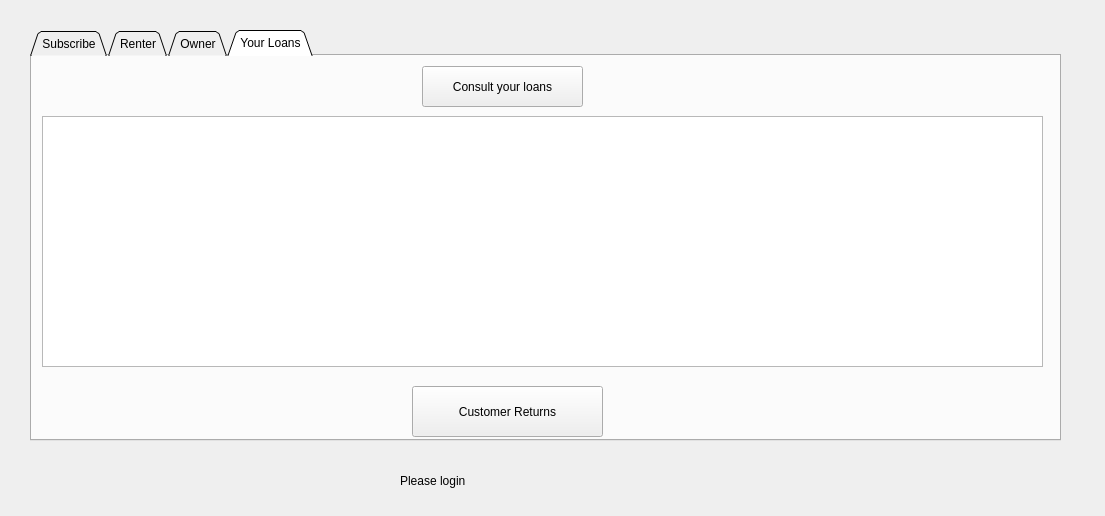
<?xml version="1.0" encoding="UTF-8"?>
<ui version="4.0">
 <class>Dialog</class>
 <widget class="QDialog" name="Dialog">
  <property name="geometry">
   <rect>
    <x>0</x>
    <y>0</y>
    <width>1105</width>
    <height>516</height>
   </rect>
  </property>
  <property name="mouseTracking">
   <bool>true</bool>
  </property>
  <property name="tabletTracking">
   <bool>true</bool>
  </property>
  <property name="windowTitle">
   <string>Dialog</string>
  </property>
  <property name="sizeGripEnabled">
   <bool>false</bool>
  </property>
  <property name="modal">
   <bool>false</bool>
  </property>
  <widget class="QTabWidget" name="tabWidget">
   <property name="enabled">
    <bool>true</bool>
   </property>
   <property name="geometry">
    <rect>
     <x>30</x>
     <y>30</y>
     <width>1031</width>
     <height>411</height>
    </rect>
   </property>
   <property name="sizeIncrement">
    <size>
     <width>6</width>
     <height>6</height>
    </size>
   </property>
   <property name="mouseTracking">
    <bool>true</bool>
   </property>
   <property name="tabletTracking">
    <bool>true</bool>
   </property>
   <property name="contextMenuPolicy">
    <enum>Qt::ActionsContextMenu</enum>
   </property>
   <property name="toolTipDuration">
    <number>-2</number>
   </property>
   <property name="tabPosition">
    <enum>QTabWidget::North</enum>
   </property>
   <property name="tabShape">
    <enum>QTabWidget::Triangular</enum>
   </property>
   <property name="currentIndex">
    <number>3</number>
   </property>
   <property name="iconSize">
    <size>
     <width>22</width>
     <height>22</height>
    </size>
   </property>
   <property name="tabBarAutoHide">
    <bool>false</bool>
   </property>
   <widget class="QWidget" name="Subscribe">
    <attribute name="title">
     <string>Subscribe</string>
    </attribute>
    <widget class="QWidget" name="verticalLayoutWidget_2">
     <property name="geometry">
      <rect>
       <x>30</x>
       <y>30</y>
       <width>261</width>
       <height>181</height>
      </rect>
     </property>
     <layout class="QVBoxLayout" name="verticalLayout_2">
      <item>
       <widget class="QLineEdit" name="LastNameSub">
        <property name="text">
         <string>Last Name</string>
        </property>
       </widget>
      </item>
      <item>
       <widget class="QLineEdit" name="FirstNameSub">
        <property name="text">
         <string>First Name</string>
        </property>
        <property name="clearButtonEnabled">
         <bool>false</bool>
        </property>
       </widget>
      </item>
      <item>
       <widget class="QLineEdit" name="CountrySub">
        <property name="text">
         <string>Country</string>
        </property>
       </widget>
      </item>
      <item>
       <widget class="QLineEdit" name="YearSub">
        <property name="text">
         <string>Year</string>
        </property>
       </widget>
      </item>
     </layout>
    </widget>
    <widget class="QTextBrowser" name="textBrowser_9">
     <property name="geometry">
      <rect>
       <x>650</x>
       <y>20</y>
       <width>271</width>
       <height>251</height>
      </rect>
     </property>
     <property name="html">
      <string>&lt;!DOCTYPE HTML PUBLIC &quot;-//W3C//DTD HTML 4.0//EN&quot; &quot;http://www.w3.org/TR/REC-html40/strict.dtd&quot;&gt;
&lt;html&gt;&lt;head&gt;&lt;meta name=&quot;qrichtext&quot; content=&quot;1&quot; /&gt;&lt;style type=&quot;text/css&quot;&gt;
p, li { white-space: pre-wrap; }
&lt;/style&gt;&lt;/head&gt;&lt;body style=&quot; font-family:'MS Shell Dlg 2'; font-size:8.25pt; font-weight:400; font-style:normal;&quot;&gt;
&lt;p align=&quot;center&quot; style=&quot; margin-top:0px; margin-bottom:0px; margin-left:0px; margin-right:0px; -qt-block-indent:0; text-indent:0px;&quot;&gt;&lt;a href=&quot;https://encrypted-tbn0.gstatic.com/images?q=tbn%3AANd9GcSTOK2Uek9Hi-sOf-63Hxi18b8coDCCJKoytf8JSBWzaayHfN-c&quot;&gt;&lt;span style=&quot; font-size:8pt; text-decoration: underline; color:#0000ff;&quot;&gt;WineFrench&lt;/span&gt;&lt;/a&gt;&lt;/p&gt;
&lt;p align=&quot;center&quot; style=&quot; margin-top:0px; margin-bottom:0px; margin-left:0px; margin-right:0px; -qt-block-indent:0; text-indent:0px;&quot;&gt;&lt;img src=&quot;:/test 1/images.png&quot; /&gt;&lt;/p&gt;&lt;/body&gt;&lt;/html&gt;</string>
     </property>
    </widget>
    <widget class="QWidget" name="verticalLayoutWidget_11">
     <property name="geometry">
      <rect>
       <x>310</x>
       <y>70</y>
       <width>121</width>
       <height>81</height>
      </rect>
     </property>
     <layout class="QVBoxLayout" name="verticalLayout_10">
      <item>
       <widget class="QPushButton" name="pbSaveSub">
        <property name="text">
         <string>Save</string>
        </property>
       </widget>
      </item>
     </layout>
    </widget>
    <widget class="QWidget" name="horizontalLayoutWidget_4">
     <property name="geometry">
      <rect>
       <x>30</x>
       <y>280</y>
       <width>261</width>
       <height>80</height>
      </rect>
     </property>
     <layout class="QHBoxLayout" name="horizontalLayout_6">
      <item>
       <widget class="QLineEdit" name="LastNameSubConnection">
        <property name="text">
         <string>Last Name</string>
        </property>
       </widget>
      </item>
     </layout>
    </widget>
    <widget class="QWidget" name="horizontalLayoutWidget">
     <property name="geometry">
      <rect>
       <x>310</x>
       <y>280</y>
       <width>251</width>
       <height>78</height>
      </rect>
     </property>
     <layout class="QHBoxLayout" name="horizontalLayout_5">
      <item>
       <widget class="QPushButton" name="bottonConnectionSub">
        <property name="text">
         <string>Connection</string>
        </property>
       </widget>
      </item>
      <item>
       <layout class="QGridLayout" name="gridLayout">
        <item row="0" column="1">
         <widget class="QPushButton" name="pbDisconnect">
          <property name="text">
           <string>disconnection</string>
          </property>
         </widget>
        </item>
       </layout>
      </item>
     </layout>
    </widget>
    <widget class="QLabel" name="persAlready">
     <property name="geometry">
      <rect>
       <x>630</x>
       <y>290</y>
       <width>291</width>
       <height>61</height>
      </rect>
     </property>
     <property name="text">
      <string>Please Login</string>
     </property>
    </widget>
   </widget>
   <widget class="QWidget" name="Renter">
    <attribute name="title">
     <string>Renter</string>
    </attribute>
    <widget class="QTabWidget" name="tabWidget_2">
     <property name="geometry">
      <rect>
       <x>10</x>
       <y>10</y>
       <width>1001</width>
       <height>371</height>
      </rect>
     </property>
     <property name="mouseTracking">
      <bool>true</bool>
     </property>
     <property name="tabletTracking">
      <bool>true</bool>
     </property>
     <property name="tabShape">
      <enum>QTabWidget::Rounded</enum>
     </property>
     <property name="currentIndex">
      <number>1</number>
     </property>
     <widget class="QWidget" name="tab_4">
      <attribute name="title">
       <string>Wine</string>
      </attribute>
      <widget class="QWidget" name="verticalLayoutWidget_4">
       <property name="geometry">
        <rect>
         <x>10</x>
         <y>10</y>
         <width>151</width>
         <height>286</height>
        </rect>
       </property>
       <layout class="QVBoxLayout" name="verticalLayout_4">
        <property name="spacing">
         <number>2</number>
        </property>
        <item>
         <widget class="QLineEdit" name="wCodeDis">
          <property name="text">
           <string>Bottle Name</string>
          </property>
         </widget>
        </item>
        <item>
         <widget class="QLineEdit" name="wCountryDis">
          <property name="text">
           <string>Country</string>
          </property>
         </widget>
        </item>
        <item>
         <widget class="QLineEdit" name="wRegionDis">
          <property name="text">
           <string>Region</string>
          </property>
         </widget>
        </item>
        <item>
         <widget class="QComboBox" name="wColorDis">
          <item>
           <property name="text">
            <string>Red</string>
           </property>
          </item>
          <item>
           <property name="text">
            <string>Pink</string>
           </property>
          </item>
          <item>
           <property name="text">
            <string>White</string>
           </property>
          </item>
         </widget>
        </item>
        <item>
         <widget class="QLineEdit" name="wDomainDis">
          <property name="text">
           <string>Domain</string>
          </property>
         </widget>
        </item>
        <item>
         <widget class="QLineEdit" name="wYearDis">
          <property name="text">
           <string>Year</string>
          </property>
         </widget>
        </item>
        <item>
         <widget class="QComboBox" name="wTaninDis">
          <item>
           <property name="text">
            <string>Tanin Strength  1</string>
           </property>
          </item>
          <item>
           <property name="text">
            <string>Tanin Strength  2</string>
           </property>
          </item>
          <item>
           <property name="text">
            <string>Tanin Strength  3</string>
           </property>
          </item>
          <item>
           <property name="text">
            <string>Tanin Strength  4</string>
           </property>
          </item>
          <item>
           <property name="text">
            <string>Tanin Strength  5</string>
           </property>
          </item>
         </widget>
        </item>
        <item>
         <widget class="QLineEdit" name="wQuantityDis">
          <property name="text">
           <string>Quantity </string>
          </property>
         </widget>
        </item>
       </layout>
      </widget>
      <widget class="QListWidget" name="WineList">
       <property name="geometry">
        <rect>
         <x>190</x>
         <y>50</y>
         <width>791</width>
         <height>192</height>
        </rect>
       </property>
      </widget>
      <widget class="QTextBrowser" name="textBrowser_6">
       <property name="geometry">
        <rect>
         <x>190</x>
         <y>10</y>
         <width>331</width>
         <height>31</height>
        </rect>
       </property>
       <property name="html">
        <string>&lt;!DOCTYPE HTML PUBLIC &quot;-//W3C//DTD HTML 4.0//EN&quot; &quot;http://www.w3.org/TR/REC-html40/strict.dtd&quot;&gt;
&lt;html&gt;&lt;head&gt;&lt;meta name=&quot;qrichtext&quot; content=&quot;1&quot; /&gt;&lt;style type=&quot;text/css&quot;&gt;
p, li { white-space: pre-wrap; }
&lt;/style&gt;&lt;/head&gt;&lt;body style=&quot; font-family:'MS Shell Dlg 2'; font-size:8.25pt; font-weight:400; font-style:normal;&quot;&gt;
&lt;p align=&quot;center&quot; style=&quot; margin-top:0px; margin-bottom:0px; margin-left:0px; margin-right:0px; -qt-block-indent:0; text-indent:0px;&quot;&gt;&lt;span style=&quot; font-size:11pt; font-weight:600;&quot;&gt;Suggested bottle in stock&lt;/span&gt;&lt;/p&gt;&lt;/body&gt;&lt;/html&gt;</string>
       </property>
      </widget>
      <widget class="QWidget" name="horizontalLayoutWidget_2">
       <property name="geometry">
        <rect>
         <x>190</x>
         <y>260</y>
         <width>751</width>
         <height>53</height>
        </rect>
       </property>
       <layout class="QHBoxLayout" name="horizontalLayout_3">
        <item>
         <widget class="QPushButton" name="pbWineSearch">
          <property name="text">
           <string>Search</string>
          </property>
         </widget>
        </item>
        <item>
         <widget class="QPushButton" name="pushButtonpicking_2">
          <property name="text">
           <string>Rent</string>
          </property>
         </widget>
        </item>
        <item>
         <layout class="QVBoxLayout" name="verticalLayout_9">
          <item>
           <widget class="QPushButton" name="pbWineSort">
            <property name="text">
             <string>Sort</string>
            </property>
           </widget>
          </item>
          <item>
           <widget class="QComboBox" name="comboBoxWine">
            <item>
             <property name="text">
              <string>Bottle Name</string>
             </property>
            </item>
            <item>
             <property name="text">
              <string>Country</string>
             </property>
            </item>
            <item>
             <property name="text">
              <string>Region</string>
             </property>
            </item>
            <item>
             <property name="text">
              <string>Color</string>
             </property>
            </item>
            <item>
             <property name="text">
              <string>Aroma</string>
             </property>
            </item>
            <item>
             <property name="text">
              <string>Savor</string>
             </property>
            </item>
            <item>
             <property name="text">
              <string>Quantity</string>
             </property>
            </item>
            <item>
             <property name="text">
              <string>None</string>
             </property>
            </item>
           </widget>
          </item>
         </layout>
        </item>
       </layout>
      </widget>
     </widget>
     <widget class="QWidget" name="tab_5">
      <attribute name="title">
       <string>Beer</string>
      </attribute>
      <widget class="QWidget" name="verticalLayoutWidget_5">
       <property name="geometry">
        <rect>
         <x>10</x>
         <y>10</y>
         <width>151</width>
         <height>286</height>
        </rect>
       </property>
       <layout class="QVBoxLayout" name="verticalLayout_5">
        <property name="spacing">
         <number>2</number>
        </property>
        <item>
         <widget class="QLineEdit" name="bCodeDis">
          <property name="text">
           <string>Bottle Name</string>
          </property>
         </widget>
        </item>
        <item>
         <widget class="QLineEdit" name="bCountryDis">
          <property name="text">
           <string>Country</string>
          </property>
         </widget>
        </item>
        <item>
         <widget class="QLineEdit" name="bRegionDis">
          <property name="text">
           <string>Region</string>
          </property>
         </widget>
        </item>
        <item>
         <widget class="QComboBox" name="bColorDis">
          <item>
           <property name="text">
            <string>White</string>
           </property>
          </item>
          <item>
           <property name="text">
            <string>Blonde</string>
           </property>
          </item>
          <item>
           <property name="text">
            <string>Amber</string>
           </property>
          </item>
         </widget>
        </item>
        <item>
         <widget class="QLineEdit" name="bAromaDis">
          <property name="text">
           <string>Aroma</string>
          </property>
         </widget>
        </item>
        <item>
         <widget class="QLineEdit" name="bSavorDis">
          <property name="text">
           <string>Savor</string>
          </property>
         </widget>
        </item>
        <item>
         <widget class="QLineEdit" name="bQuantityDis">
          <property name="text">
           <string>Quantity </string>
          </property>
         </widget>
        </item>
       </layout>
      </widget>
      <widget class="QTextBrowser" name="textBrowser_7">
       <property name="geometry">
        <rect>
         <x>190</x>
         <y>10</y>
         <width>331</width>
         <height>31</height>
        </rect>
       </property>
       <property name="html">
        <string>&lt;!DOCTYPE HTML PUBLIC &quot;-//W3C//DTD HTML 4.0//EN&quot; &quot;http://www.w3.org/TR/REC-html40/strict.dtd&quot;&gt;
&lt;html&gt;&lt;head&gt;&lt;meta name=&quot;qrichtext&quot; content=&quot;1&quot; /&gt;&lt;style type=&quot;text/css&quot;&gt;
p, li { white-space: pre-wrap; }
&lt;/style&gt;&lt;/head&gt;&lt;body style=&quot; font-family:'MS Shell Dlg 2'; font-size:8.25pt; font-weight:400; font-style:normal;&quot;&gt;
&lt;p align=&quot;center&quot; style=&quot; margin-top:0px; margin-bottom:0px; margin-left:0px; margin-right:0px; -qt-block-indent:0; text-indent:0px;&quot;&gt;&lt;span style=&quot; font-size:11pt; font-weight:600;&quot;&gt;Suggested bottle in stock&lt;/span&gt;&lt;/p&gt;&lt;/body&gt;&lt;/html&gt;</string>
       </property>
      </widget>
      <widget class="QListWidget" name="BeerList">
       <property name="geometry">
        <rect>
         <x>190</x>
         <y>50</y>
         <width>791</width>
         <height>192</height>
        </rect>
       </property>
      </widget>
      <widget class="QWidget" name="horizontalLayoutWidget_3">
       <property name="geometry">
        <rect>
         <x>190</x>
         <y>260</y>
         <width>751</width>
         <height>53</height>
        </rect>
       </property>
       <layout class="QHBoxLayout" name="horizontalLayout_4">
        <item>
         <widget class="QPushButton" name="pbBeerSearch">
          <property name="text">
           <string>Search</string>
          </property>
         </widget>
        </item>
        <item>
         <widget class="QPushButton" name="pushButtonpicking">
          <property name="text">
           <string>Rent</string>
          </property>
         </widget>
        </item>
        <item>
         <layout class="QVBoxLayout" name="verticalLayout_8">
          <item>
           <widget class="QPushButton" name="pbBeerSort">
            <property name="text">
             <string>Sort</string>
            </property>
           </widget>
          </item>
          <item>
           <widget class="QComboBox" name="comboBoxBeer">
            <item>
             <property name="text">
              <string>Bottle Name</string>
             </property>
            </item>
            <item>
             <property name="text">
              <string>Country</string>
             </property>
            </item>
            <item>
             <property name="text">
              <string>Region</string>
             </property>
            </item>
            <item>
             <property name="text">
              <string>Color</string>
             </property>
            </item>
            <item>
             <property name="text">
              <string>Aroma</string>
             </property>
            </item>
            <item>
             <property name="text">
              <string>Savor</string>
             </property>
            </item>
            <item>
             <property name="text">
              <string>Quantity</string>
             </property>
            </item>
            <item>
             <property name="text">
              <string>None</string>
             </property>
            </item>
           </widget>
          </item>
         </layout>
        </item>
       </layout>
      </widget>
     </widget>
    </widget>
   </widget>
   <widget class="QWidget" name="Owner">
    <attribute name="title">
     <string>Owner</string>
    </attribute>
    <widget class="QWidget" name="verticalLayoutWidget_3">
     <property name="geometry">
      <rect>
       <x>20</x>
       <y>10</y>
       <width>201</width>
       <height>191</height>
      </rect>
     </property>
     <layout class="QVBoxLayout" name="verticalLayout_3">
      <item>
       <widget class="QComboBox" name="WineBeerRef">
        <item>
         <property name="text">
          <string>Wine</string>
         </property>
        </item>
        <item>
         <property name="text">
          <string>Beer</string>
         </property>
        </item>
       </widget>
      </item>
      <item>
       <widget class="QLineEdit" name="CodeRef">
        <property name="text">
         <string>Bottle Name</string>
        </property>
       </widget>
      </item>
      <item>
       <widget class="QLineEdit" name="CountryRef">
        <property name="text">
         <string>Country</string>
        </property>
       </widget>
      </item>
      <item>
       <widget class="QLineEdit" name="RegionRef">
        <property name="text">
         <string>Region</string>
        </property>
       </widget>
      </item>
      <item>
       <widget class="QLineEdit" name="QuantityRef">
        <property name="text">
         <string>Quantity </string>
        </property>
       </widget>
      </item>
     </layout>
    </widget>
    <widget class="QListWidget" name="listWidgetRef">
     <property name="geometry">
      <rect>
       <x>290</x>
       <y>10</y>
       <width>711</width>
       <height>251</height>
      </rect>
     </property>
    </widget>
    <widget class="QLabel" name="label">
     <property name="geometry">
      <rect>
       <x>450</x>
       <y>220</y>
       <width>47</width>
       <height>13</height>
      </rect>
     </property>
     <property name="text">
      <string/>
     </property>
    </widget>
    <widget class="QLabel" name="IDWine">
     <property name="geometry">
      <rect>
       <x>570</x>
       <y>30</y>
       <width>47</width>
       <height>21</height>
      </rect>
     </property>
     <property name="text">
      <string/>
     </property>
    </widget>
    <widget class="QLabel" name="IDBeer">
     <property name="geometry">
      <rect>
       <x>570</x>
       <y>60</y>
       <width>47</width>
       <height>21</height>
      </rect>
     </property>
     <property name="text">
      <string/>
     </property>
    </widget>
    <widget class="QWidget" name="verticalLayoutWidget">
     <property name="geometry">
      <rect>
       <x>290</x>
       <y>290</y>
       <width>711</width>
       <height>53</height>
      </rect>
     </property>
     <layout class="QHBoxLayout" name="horizontalLayout_2">
      <item>
       <widget class="QPushButton" name="pbNewRef">
        <property name="text">
         <string>Create</string>
        </property>
       </widget>
      </item>
      <item>
       <widget class="QPushButton" name="pbModify">
        <property name="text">
         <string>Modify</string>
        </property>
       </widget>
      </item>
      <item>
       <widget class="QPushButton" name="deleteButton">
        <property name="text">
         <string>Delete</string>
        </property>
       </widget>
      </item>
      <item>
       <layout class="QVBoxLayout" name="verticalLayout">
        <item>
         <widget class="QPushButton" name="pbSearchRef">
          <property name="text">
           <string>Search</string>
          </property>
         </widget>
        </item>
        <item>
         <widget class="QComboBox" name="comboBoxSearchRef">
          <item>
           <property name="text">
            <string>Code</string>
           </property>
          </item>
          <item>
           <property name="text">
            <string>Color Beer</string>
           </property>
          </item>
          <item>
           <property name="text">
            <string>Color Wine</string>
           </property>
          </item>
          <item>
           <property name="text">
            <string>Country</string>
           </property>
          </item>
          <item>
           <property name="text">
            <string>Region</string>
           </property>
          </item>
          <item>
           <property name="text">
            <string>None</string>
           </property>
          </item>
         </widget>
        </item>
       </layout>
      </item>
      <item>
       <widget class="QLabel" name="existing">
        <property name="text">
         <string>LLLLLLLL</string>
        </property>
       </widget>
      </item>
     </layout>
    </widget>
    <widget class="QWidget" name="formLayoutWidget">
     <property name="geometry">
      <rect>
       <x>0</x>
       <y>210</y>
       <width>271</width>
       <height>102</height>
      </rect>
     </property>
     <layout class="QFormLayout" name="formLayout">
      <item row="0" column="0">
       <layout class="QVBoxLayout" name="verticalLayout_7">
        <item>
         <widget class="QComboBox" name="bColorRef">
          <item>
           <property name="text">
            <string>White</string>
           </property>
          </item>
          <item>
           <property name="text">
            <string>Blonde</string>
           </property>
          </item>
          <item>
           <property name="text">
            <string>Amber</string>
           </property>
          </item>
         </widget>
        </item>
        <item>
         <widget class="QLineEdit" name="AromaRef">
          <property name="text">
           <string>Aroma</string>
          </property>
         </widget>
        </item>
        <item>
         <widget class="QLineEdit" name="SavorRef">
          <property name="text">
           <string>Savor</string>
          </property>
         </widget>
        </item>
       </layout>
      </item>
      <item row="0" column="1">
       <layout class="QVBoxLayout" name="verticalLayout_6">
        <item>
         <widget class="QComboBox" name="wColorRef">
          <item>
           <property name="text">
            <string>Red</string>
           </property>
          </item>
          <item>
           <property name="text">
            <string>Pink</string>
           </property>
          </item>
          <item>
           <property name="text">
            <string>White</string>
           </property>
          </item>
         </widget>
        </item>
        <item>
         <widget class="QLineEdit" name="DomainRef">
          <property name="text">
           <string>Domain</string>
          </property>
         </widget>
        </item>
        <item>
         <widget class="QComboBox" name="TaninRef">
          <item>
           <property name="text">
            <string>Tanin Strength  1</string>
           </property>
          </item>
          <item>
           <property name="text">
            <string>Tanin Strength  2</string>
           </property>
          </item>
          <item>
           <property name="text">
            <string>Tanin Strength  3</string>
           </property>
          </item>
          <item>
           <property name="text">
            <string>Tanin Strength  4</string>
           </property>
          </item>
          <item>
           <property name="text">
            <string>Tanin Strength  5</string>
           </property>
          </item>
         </widget>
        </item>
        <item>
         <widget class="QLineEdit" name="YearRef">
          <property name="text">
           <string>Year</string>
          </property>
         </widget>
        </item>
       </layout>
      </item>
     </layout>
    </widget>
    <zorder>IDWine</zorder>
    <zorder>verticalLayoutWidget_3</zorder>
    <zorder>listWidgetRef</zorder>
    <zorder>label</zorder>
    <zorder>IDBeer</zorder>
    <zorder>verticalLayoutWidget</zorder>
    <zorder>formLayoutWidget</zorder>
   </widget>
   <widget class="QWidget" name="YourLoans">
    <attribute name="title">
     <string>Your Loans</string>
    </attribute>
    <widget class="QPushButton" name="pushConsult">
     <property name="geometry">
      <rect>
       <x>390</x>
       <y>10</y>
       <width>161</width>
       <height>41</height>
      </rect>
     </property>
     <property name="text">
      <string>Consult your loans</string>
     </property>
     <property name="checkable">
      <bool>true</bool>
     </property>
    </widget>
    <widget class="QListWidget" name="listWidgetRenter">
     <property name="geometry">
      <rect>
       <x>10</x>
       <y>60</y>
       <width>1001</width>
       <height>251</height>
      </rect>
     </property>
    </widget>
    <widget class="QPushButton" name="pushReturn">
     <property name="geometry">
      <rect>
       <x>380</x>
       <y>330</y>
       <width>191</width>
       <height>51</height>
      </rect>
     </property>
     <property name="text">
      <string>Customer Returns</string>
     </property>
    </widget>
   </widget>
  </widget>
  <widget class="QLabel" name="loginName">
   <property name="geometry">
    <rect>
     <x>400</x>
     <y>450</y>
     <width>331</width>
     <height>61</height>
    </rect>
   </property>
   <property name="text">
    <string>Please login</string>
   </property>
  </widget>
 </widget>
 <tabstops>
  <tabstop>tabWidget</tabstop>
 </tabstops>
 <resources>
  <include location="../../../test image.qrc"/>
  <include location="test image.qrc"/>
 </resources>
 <connections/>
</ui>
